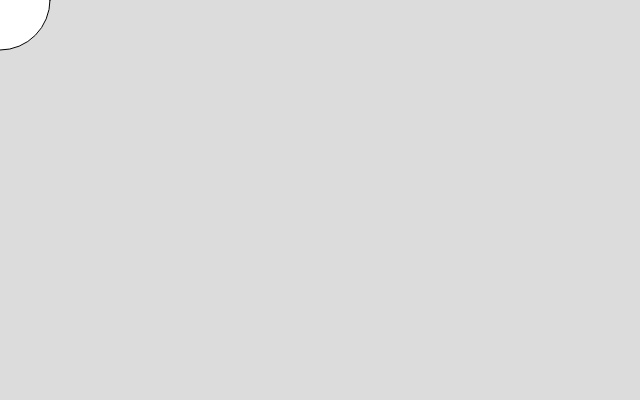
Frame 1 (no input)
Frame 60 (no input): identical to frame 1, image omitted
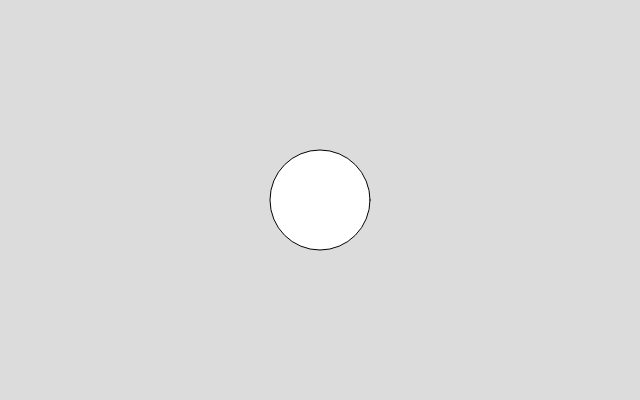
Frame 120 (the mouse pressed at the canvas centre since frame 60)

The p5.js sketch that drew these frames (run headless with seeded random() and noise() and a simulated clock; from frame 60 on, the mouse is pressed at the canvas centre):

// p5.js sketch
// ── sketch.js
function setup() {
  createCanvas(640, 400);
}

function draw() {
  background(220);
  circle(mouseX, mouseY, 100);
}
